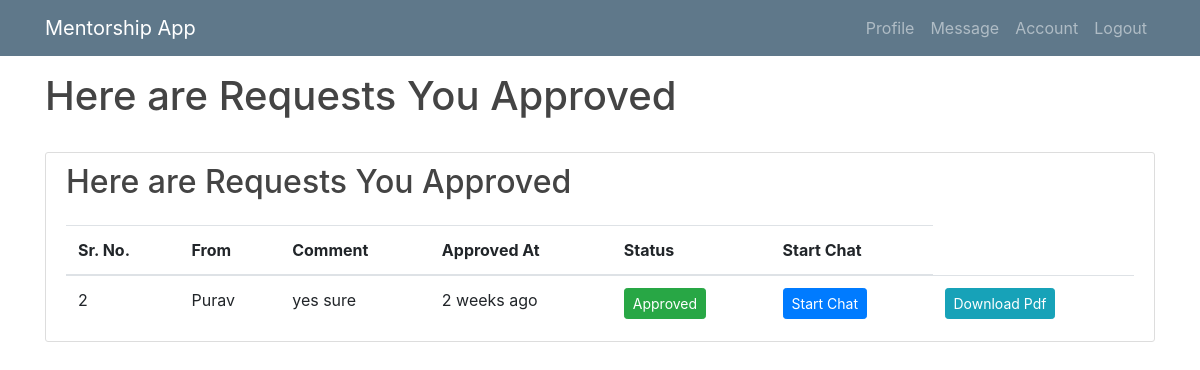
/approved1/ (signed in), run on an earlier commit of the app's database.
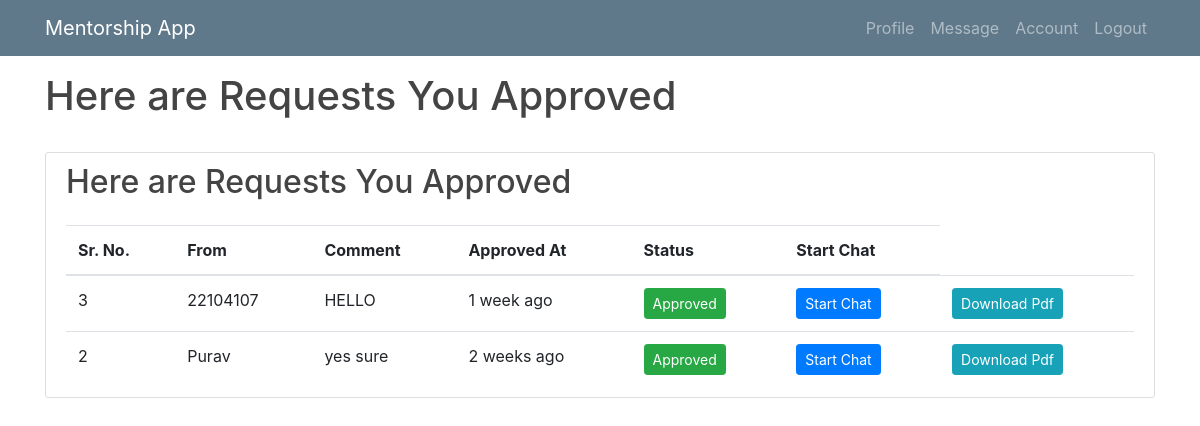
And on a later commit of the database.
### mentee/models.py (models this page shows, shortened)
class Msg(models.Model):
    sender = models.ForeignKey(User, related_name="sender", on_delete=models.CASCADE, null=True)
    receipient = models.ForeignKey(User, related_name="receipient", on_delete=models.CASCADE)
    msg_content = models.TextField(max_length=100)
    sent_at = models.DateTimeField(null=True, blank=True)
    comment = models.TextField(blank=True, null=True)
    comment_at = models.DateTimeField(blank=True, null=True)
    is_approved = models.BooleanField(default=False, verbose_name="Approve?")
    date_approved = models.DateTimeField(blank=True, null=True)
    class Meta:
        ordering = ['-sent_at']

class User(AbstractUser):
    is_mentee = models.BooleanField(default=False)
    is_mentor = models.BooleanField(default=False)

### mentee/views/mentor.py (the view)
# urls.py: path('approved1/', mentor.Approved.as_view(), name='approved1'),
class Approved(LoginRequiredMixin, UserPassesTestMixin, ListView):
    def test_func(self):
        return self.request.user.is_mentor
    model = Msg.objects.filter(is_approved=True).order_by('-date_approved')
    template_name = 'mentor/approved.html'
    context_object_name = 'messo'
    paginate_by = 5
    def get_queryset(self):
        return self.model.filter(receipient=self.request.user)

### mentee/templates/mentor/approved.html (shortened to what this page needs)
{% extends 'mentor/base1.html' %}
{% load humanize %}
{% block content %}
 <h1>Here are Requests You Approved</h1><br>
  <div class="row">
        <div class="col-md-12">
 <div class="content-section">
 <h2>Here are Requests You Approved</h2>
<div class="table-responsive">
<table class="table mb-0">
    <thead>
      <tr>
          <th>Sr. No.</th>
          <th>From</th>
          <th>Comment</th>
          <th>Approved At</th>
           <th>Status</th>
          <th>Start Chat</th>
      </tr>
    </thead>
    <tbody>
    {% if messo %}
  <ol>
 {% for approved in messo %}
    <tr>
         <td>{{ approved.id }}</td>
        <td>{{ approved.sender }}</td>
          <td>{{ approved.comment }}</td>
        <td>{{ approved.date_approved|naturaltime }}</td>
        {% if approved.is_approved == True %}
   <td> <button type="button" class="btn btn-success btn-sm">Approved</button></td>
        {% endif %}
        <td> <a class="btn btn-primary btn-sm" href="{% url 'start-chat1' pk=approved.sender.pk %}">Start Chat</a></td>
    <td><a class="btn btn-info btn-sm" href="{% url 'pdf1' %}">Download Pdf</a></td>
    </tr>
{% endfor %}
       </ol>
{% else %}
<p>There Are no Approved Messages</p>
{% endif %}
 </tbody>
  </table>
</div>
 </div>
        </div>
</div>
{% endblock %}

What changed in the data, as far as the page shows it:
added Msg: id "3", sender "22104107", comment "HELLO", date_approved "1 week ago", is_approved "Approved"
